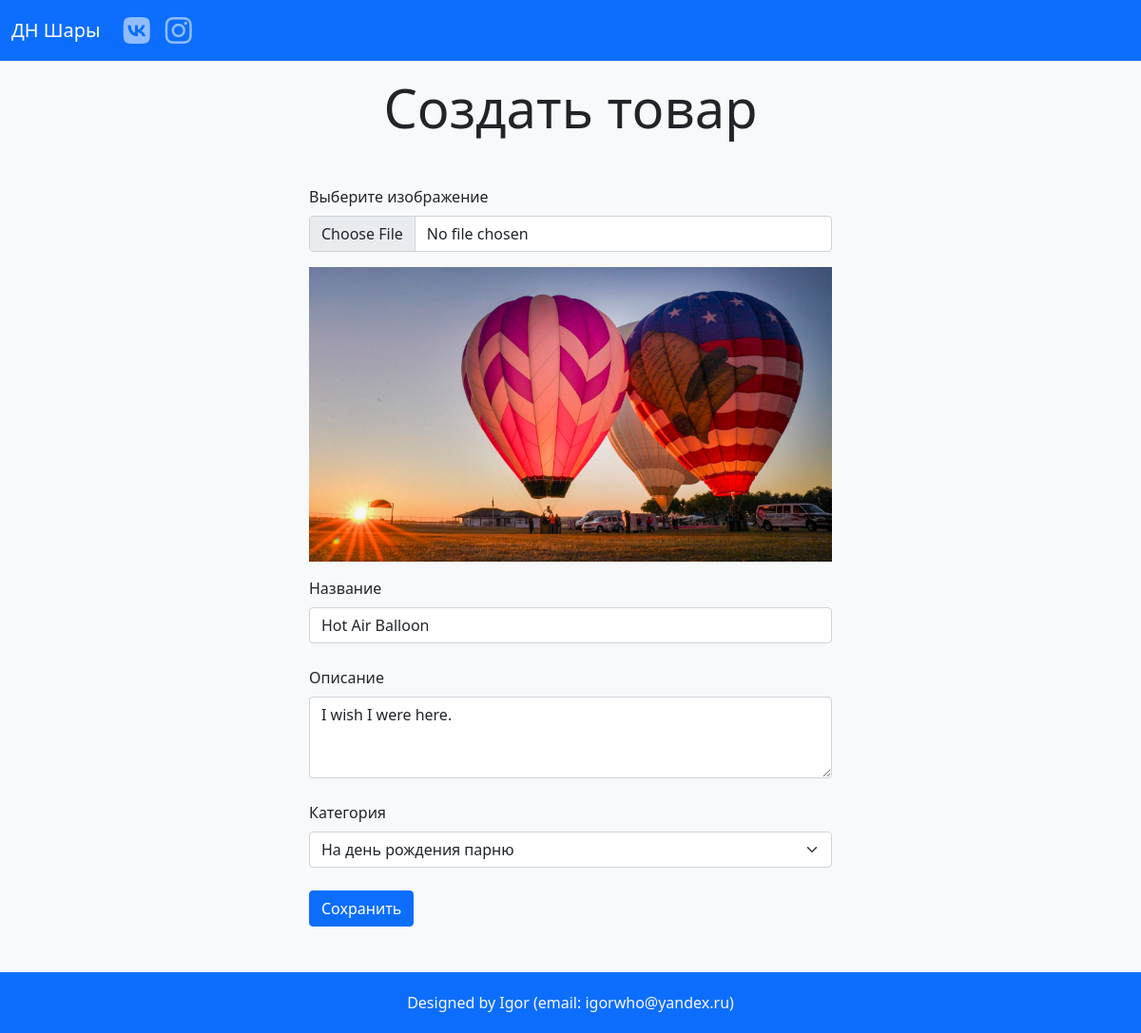
/product-form.php?id=7, run on the app's committed database.
### tables this page shows
CREATE TABLE `products` (
  `id` int(11) NOT NULL,
  `user_id` int(11) NOT NULL,
  `category_id` int(11) NOT NULL,
  `image_name` varchar(55) NOT NULL,
  `title` varchar(255) NOT NULL,
  `description` text NOT NULL,
  `price` int(11) DEFAULT NULL
);

CREATE TABLE `categories` (
  `id` int(11) NOT NULL,
  `name` varchar(255) NOT NULL
);

### config.php (called while the page is built)
<?php
$dns = 'mysql:host=localhost;dbname=balloons;charset=utf8';
$user = 'root';
$password = '';

### includes/classes/Model.php (called while the page is built, shortened)
<?php
class Model
{
    protected $tableName;
    private $pdo;
    public function __construct() {
        include __DIR__ . '/../../config.php';
        $this->pdo = new PDO($dns, $user, $password);
        $this->pdo->setAttribute(PDO::ATTR_ERRMODE, PDO::ERRMODE_EXCEPTION);
    }
    private function query($sql, $params = [])
    {
        $query = $this->pdo->prepare($sql);
        $query->execute($params);
        $query->setFetchMode(PDO::FETCH_CLASS, get_called_class());
        return $query;
    }
    public function get($column, $value)
    {
        $sql = "SELECT * FROM $this->tableName WHERE $column = :$column";
        $params = [":$column" => $value];
        $query = $this->query($sql, $params);
        return $query->fetch();
    }
    public function getAll($where = [], $params = [])
    {
        $sql = "SELECT * FROM $this->tableName";
        if (isset($params['order_by'])) {
            if ($params['order_by'][0] === '-') {
                $sql .= ' ORDER BY ' . substr($params['order_by'], 1) . ' DESC';
            } else {
                $sql .= ' ORDER BY ' . $params['order_by'] . ' ASC';
            }
        }
        $query = $this->query($sql, $where);
        return $query->fetchAll();
    }
}

### includes/classes/ProductModel.php (called while the page is built, shortened)
<?php
include_once 'Model.php';
class ProductModel extends Model
{
    public function getImageUrl()
    {
        $httpsOrHttp = isset($_SERVER['HTTPS']) && $_SERVER['HTTPS'] === 'on' ? 'https' : 'http';
        $host = $_SERVER['HTTP_HOST'];
        $url = "/images/$this->image_name";
        return $httpsOrHttp . '://' . $host . $url;
    }
}

### product-form.php (the view, shortened to what this page needs)
<?php
include 'header.php';
include 'includes/classes/ProductModel.php';
try {
    if (isset($_GET['id'])) {
        $product = (new ProductModel)->get('id', $_GET['id']);
    }
    $categories = (new CategoryModel)->getAll([], ['order_by' => 'id']);
} catch (PDOException $e) {
    displayDbError();
}
?>
<div class="product-form mx-auto">
    <h1 class="display-4 text-center mb-5">Создать товар</h1>
    <form action="includes/product-submit" method="post" enctype="multipart/form-data">
        <div class="mb-3">
            <label for="image" class="form-label">Выберите изображение</label>
            <input class="form-control <?= isset($_GET['error']) && substr($_GET['error'], 0, strlen('image-')) === 'image-' ? 'is-invalid' : '' ?>" type="file" id="image" name="image">
            <div class="mt-3">
                <img src="<?= isset($product) ? $product->getImageUrl() : '' ?>" alt="" id="image-preview" class="w-100">
            </div>
        </div>
        <div class="mb-4">
            <label for="title" class="form-label">Haзвание</label>
            <input type="text" class="form-control <?= isset($_GET['error']) && substr($_GET['error'], 0, strlen('title-')) === 'title-' ? 'is-invalid' : '' ?>" id="title" name="title" value="<?= $_GET['title'] ?? $product->title ?? '' ?>">
        </div>
        <div class="mb-4">
            <label for="description" class="form-label">Описание</label>
            <textarea class="form-control <?= isset($_GET['error']) && substr($_GET['error'], 0, strlen('description-')) === 'description-' ? 'is-invalid' : '' ?>" id="description" name="description" rows="3"><?= $_GET['description'] ?? $product->description ?? '' ?></textarea>
        </div>
        <div class="mb-4">
            <label for="category_id" class="form-label">Категория</label>
            <select class="form-select" id="category_id" name="category_id">
                <?php foreach ($categories as $category): ?>
                    <option
                        value="<?= $category->id ?>"
                        <?= isset($product->category_id) ? $product->category_id == $category->id ? 'selected' : '' : '' ?>
                    >
                        <?= $category->name ?>
                    </option>
                <?php endforeach; ?>
            </select>
        </div>
        <button type="submit" name="product-submit" class="btn btn-primary">Сохранить</button>
    </form>
</div>
<?php include 'footer.php' ?>

### styles.css (style rules this page uses)
body { position: relative; min-height: 100vh; }
@media screen and (min-width: 768px) { .product-form { width: 550px; } }

### data on the page
products: image_name (picture), title "Hot Air Balloon", description "I wish I were here.", category_id "На день рождения парню"
